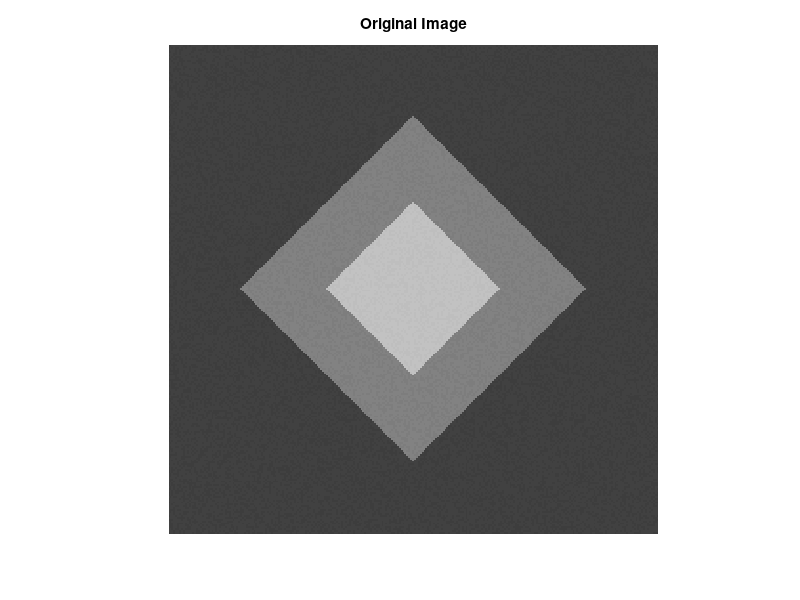
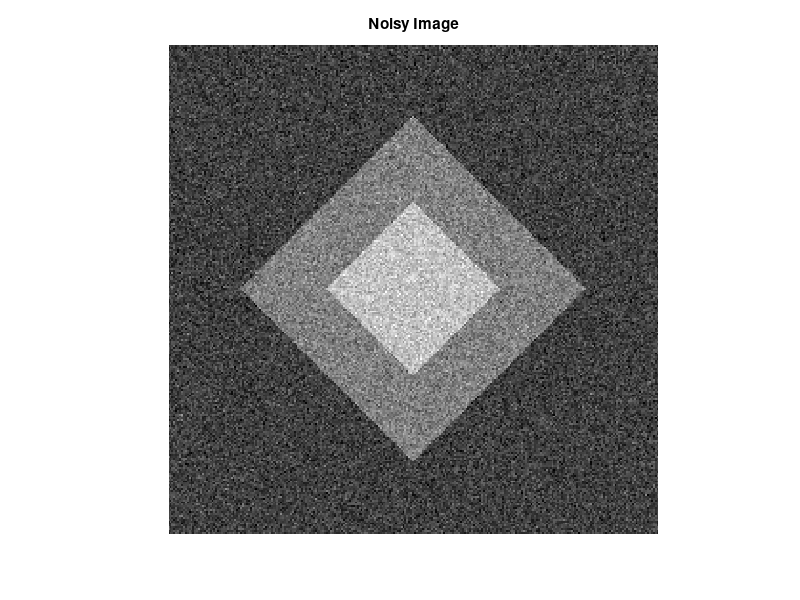
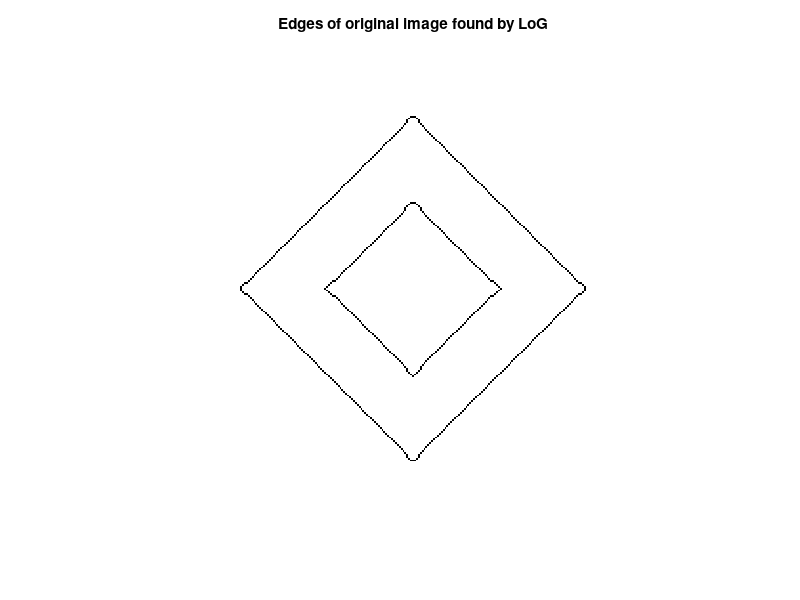
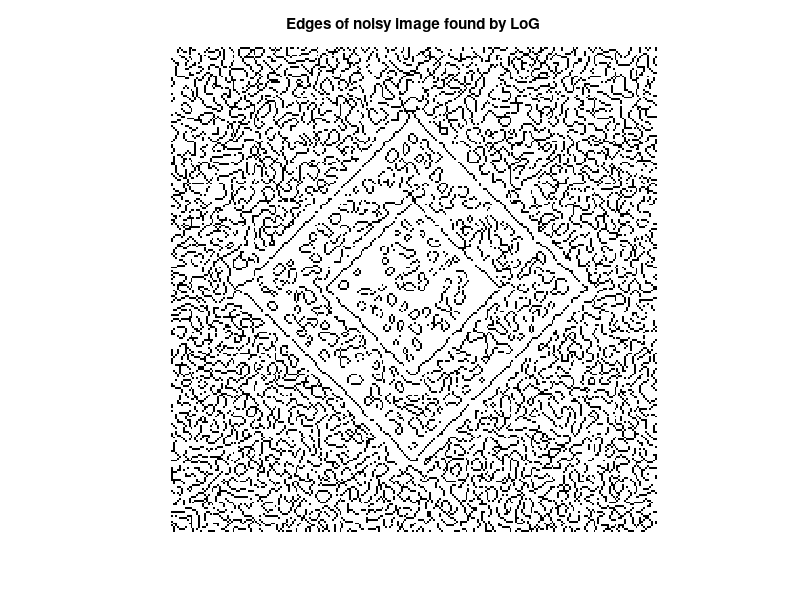

Write the MATLAB code that produced these figures, in order.
clear;
%% generating the given image
xsize = 256; ysize = 256;

diamond = uint8(64 + (-2+4*rand(xsize,ysize))); % initially set everywhere as background
[col, row] = meshgrid(1:xsize, 1:ysize); % indexing the pixels

xcenter = xsize/2; ycenter = ysize/2; % center of the equilateral 
edge1 = 32*sqrt(2); % edge of the inner equilateral 
edge2 = 64*sqrt(2); % edge of the outer equilateral 

equilateral1px = abs((col - xcenter)) + abs((row - ycenter)) <= edge1;
equilateral2px = (abs((col - xcenter)) + abs((row - ycenter)) <= edge2) ... 
    & (abs((col - xcenter)) + abs((row - ycenter)) > edge1);

diamond(equilateral1px) =  192 + (-2 + 4*rand(1,sum(sum(equilateral1px))));
diamond(equilateral2px) =  128 + (-2 + 4*rand(1,sum(sum(equilateral2px))));
diamond_groundTruth =  ~(abs((col - xcenter)) + abs((row - ycenter))==floor(edge1) ...
               | abs((col - xcenter)) + abs((row - ycenter))==floor(edge2));


diamond_noisy = imnoise(diamond, 'gaussian', 0, 484/256^2);
figure(1); imshow(diamond); title('Original Image')
figure(2); imshow(diamond_noisy); title('Noisy Image')

% imwrite(diamond,'mydiamond.png');
% imwrite(diamond_noisy,'mynoisydiamond.png');
%% edge detection - LoG
sigma = 2; % in the class sigma is said to be 2
LoG_window = fspecial('LoG', sigma*6+1,sigma); % 6*sigma+1 by 6*sigma+1 filter window is used
gradient_window = [-1 -1 -1; -1 8 -1; -1 -1 -1];

diamond_LoG = imfilter(double(diamond), LoG_window,'replicate');
diamond_gradient = imfilter(double(diamond), gradient_window,'replicate');
diamond_noisy_LoG = imfilter(double(diamond_noisy), LoG_window,'replicate');
diamond_noisy_gradient = imfilter(double(diamond_noisy), gradient_window,'replicate');

diamond_edge_LoG = false(xsize,ysize);
rN = 2:xsize-1; cN = 2:ysize-1;
% searching for zero crossings of the LoG filter output horizontally and
% vertically.
[rind,cind] = find( diamond_LoG(rN,cN) < 0 & diamond_LoG(rN+1,cN) > 0);   % - -> + vertically
diamond_edge_LoG((rind+1) + cind*xsize) = 1;
[rind,cind] = find( diamond_LoG(rN-1,cN) > 0 & diamond_LoG(rN,cN) < 0);   % + -> - vertically
diamond_edge_LoG((rind+1) + cind*xsize) = 1;
[rind,cind] = find( diamond_LoG(rN,cN) < 0 & diamond_LoG(rN,cN+1) > 0);   % - -> + horizontally
diamond_edge_LoG((rind+1) + cind*xsize) = 1;
[rind,cind] = find( diamond_LoG(rN,cN-1) > 0 & diamond_LoG(rN,cN) < 0);   % + -> - horizontally
diamond_edge_LoG((rind+1) + cind*xsize) = 1;

diamond_edge_LoG = ~(diamond_edge_LoG & abs(diamond_gradient)>30); % weak gradients are eliminated



diamond_noisy_edge_LoG = false(xsize,ysize);
% searching for zero crossings of the LoG filter output horizontally and
% vertically. 
[rind,cind] = find( diamond_noisy_LoG(rN,cN) < 0 & diamond_noisy_LoG(rN+1,cN) > 0);   % - -> + vertically
diamond_noisy_edge_LoG((rind+1) + cind*xsize) = 1;
[rind,cind] = find( diamond_noisy_LoG(rN-1,cN) > 0 & diamond_noisy_LoG(rN,cN) < 0);   % + -> - vertically
diamond_noisy_edge_LoG((rind+1) + cind*xsize) = 1;
[rind,cind] = find( diamond_noisy_LoG(rN,cN) < 0 & diamond_noisy_LoG(rN,cN+1) > 0);   % - -> + horizontally
diamond_noisy_edge_LoG((rind+1) + cind*xsize) = 1;
[rind,cind] = find( diamond_noisy_LoG(rN,cN-1) > 0 & diamond_noisy_LoG(rN,cN) < 0);   % + -> - horizontally
diamond_noisy_edge_LoG((rind+1) + cind*xsize) = 1;

diamond_noisy_edge_LoG = ~(diamond_noisy_edge_LoG & abs(diamond_noisy_gradient)>30); % weak gradients are eliminated

figure(3); imshow(diamond_edge_LoG);  title('Edges of original image found by LoG')
figure(4); imshow(diamond_noisy_edge_LoG);  title('Edges of noisy image found by LoG')


%% edge detection - sobel & canny
diamond_edge_sobel = ~edge(diamond,'sobel');
diamond_noisy_edge_sobel = ~edge(diamond_noisy,'sobel');

figure(5); imshow(diamond_edge_sobel);  title('Edges of original image found by Sobel')
figure(6); imshow(diamond_noisy_edge_sobel);  title('Edges of noisy image found by Sobel')

diamond_edge_canny = ~edge(diamond,'canny');
diamond_noisy_edge_canny = ~edge(diamond_noisy,'canny');

figure(7); imshow(diamond_edge_canny);  title('Edges of original image found by Canny')
figure(8); imshow(diamond_noisy_edge_canny);  title('Edges of noisy image found by Canny')

%% edge detector performance 

edges_found = {diamond_edge_LoG diamond_edge_sobel diamond_edge_canny ...
    diamond_noisy_edge_LoG diamond_noisy_edge_sobel diamond_noisy_edge_canny}; 
EP = zeros(1,6);
for n = 1:6
    estimate_edge = edges_found{n}; % select which edge estimater to find its performance
    tot_EP = 0;
    nEdge = 0;
    for nR = 3:ysize-2
        for nC = 3:xsize-2
            if ~diamond_groundTruth(nR,nC)
                nEdge = nEdge +1;
                if ~estimate_edge(nR,nC)
                    tot_EP = tot_EP + 1;
                elseif any(estimate_edge(nR+(-2:2),nC) == diamond_groundTruth(nR+(-2:2),nC)) || ...
                        any(estimate_edge(nR,nC+(-2:2)) == diamond_groundTruth(nR,nC+(-2:2))) 
                    tot_EP = tot_EP + 0.5;
                end
            end
        end
    end
    EP(n) = tot_EP/nEdge;
end
